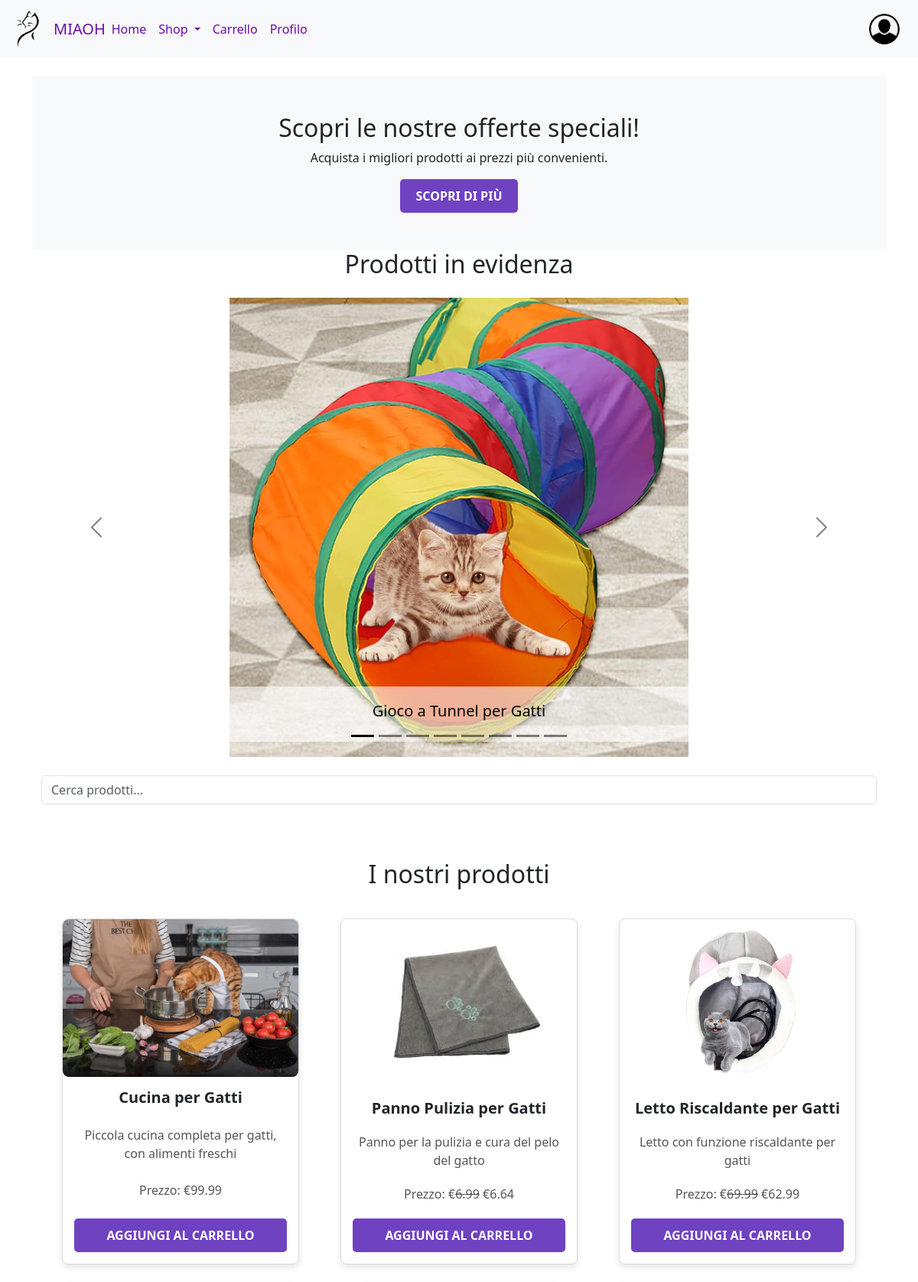
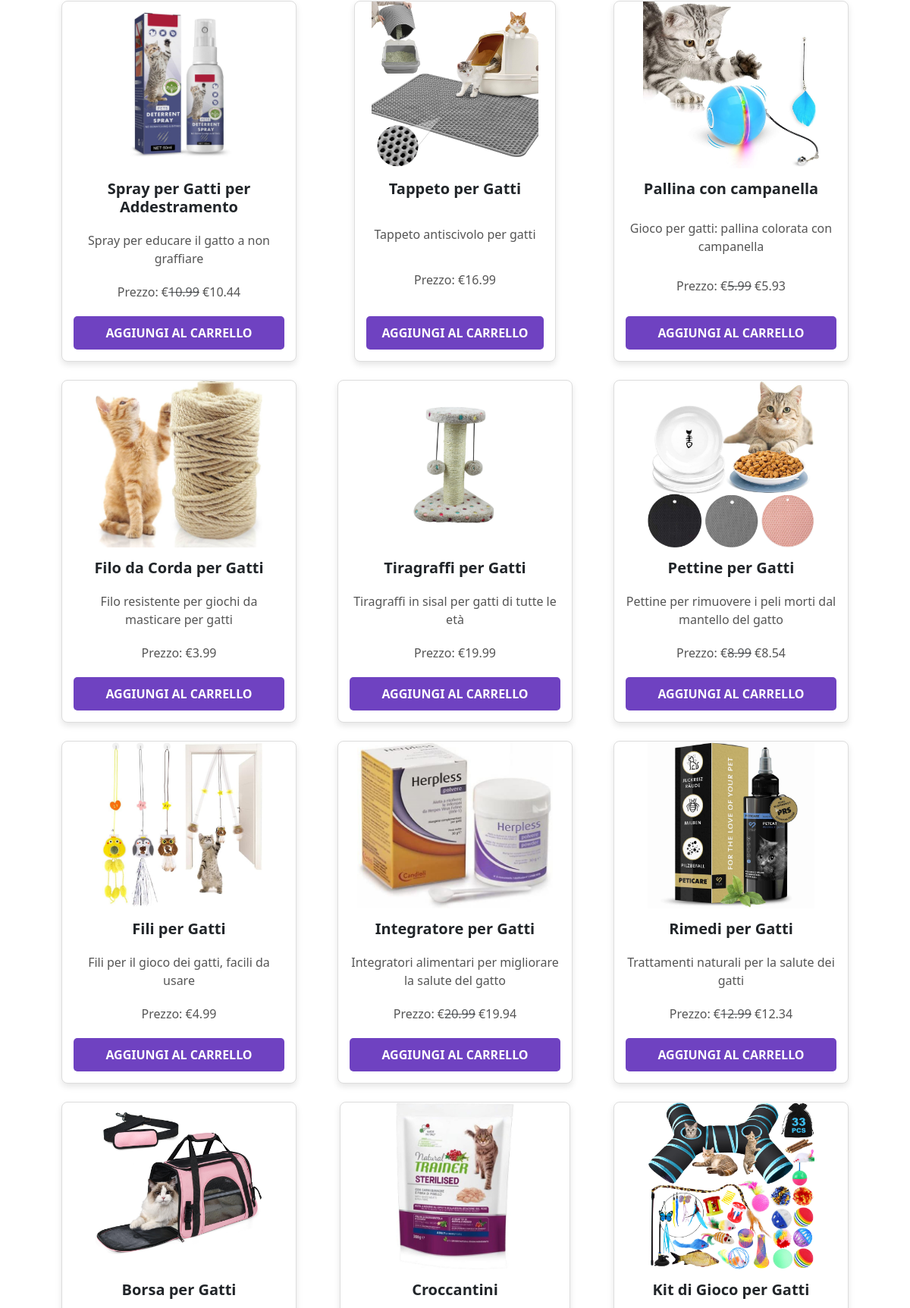
The page / (upper part) on the database its author committed (2 pictures, top to bottom).
### tables this page shows
CREATE TABLE `prodotto` (
  `id` int(11) NOT NULL,
  `nome` varchar(255) NOT NULL,
  `descrizione` text NOT NULL,
  `quantita` int(11) NOT NULL,
  `prezzo` decimal(10,2) NOT NULL,
  `sconto` decimal(5,2) NOT NULL,
  `fine_sconto` date NOT NULL,
  `img1` varchar(255) NOT NULL,
  `img2` varchar(255) DEFAULT NULL,
  `tipoProdotto_id` int(11) NOT NULL
);

### public/index.php (called while the page is built, shortened)
<?php
if (isset($_GET['action'])){
    $action = $_GET['action'];
} else {
    $action = 'home';
}
switch ($action) {
    case 'home':
    default:
        include('../src/controllers/homeController.php');
        break;
}
require("../src/views/template/base.php");

### src/models/products/ProductsManager.php (called while the page is built, shortened)
<?php
class ProductsManager
{
    private static $PRODUCT_TABLE = "prodotto";
    public static function getTrendingProducts($count){
        $stmt = Connection::$db->prepare("
            SELECT p.id, COUNT(i.id_prodotto) AS numero_interazioni
            FROM " . self::$PRODUCT_TABLE . " p
            JOIN interazione i ON p.id = i.id_prodotto
            WHERE i.timestamp >= NOW() - INTERVAL 10 DAY
            GROUP BY p.id
            ORDER BY numero_interazioni DESC
            LIMIT ?
        ");
        $stmt->bind_param("i", $count);
        $stmt->execute();
        $result = $stmt->get_result();
        $productIds = [];
        $interactionCounts = [];
        while ($row = $result->fetch_assoc()) {
            $productIds[] = $row['id'];
            $interactionCounts[$row['id']] = $row['numero_interazioni'];
        }
        if (!empty($productIds)) {
            $placeholders = implode(',', array_fill(0, count($productIds), '?'));
            $stmt = Connection::$db->prepare("
                SELECT * FROM " . self::$PRODUCT_TABLE . "
                WHERE id IN ($placeholders)
            ");
            $stmt->bind_param(str_repeat('i', count($productIds)), ...$productIds);
            $stmt->execute();
            $result = $stmt->get_result();
            $products = [];
            while ($row = $result->fetch_assoc()) {
                $products[] = new Product(
                    $row['id'],
                    $row['nome'],
                    $row['descrizione'],
                    $row['quantita'],
                    $row['prezzo'],
                    $row['sconto'],
                    $row['fine_sconto'],
                    $row['img1'],
                    $row['img2'],
                    $row['tipoProdotto_id']
                );
            }
            usort($products, function($a, $b) use ($interactionCounts) {
                $aInteractions = $interactionCounts[$a->getId()];
                $bInteractions = $interactionCounts[$b->getId()];
                return $bInteractions - $aInteractions;
            });
            return $products;
        }
        return [];
    }
    public static function getRandomProducts($count){
        $stmt = Connection::$db->prepare("
                SELECT *
                FROM " . self::$PRODUCT_TABLE . "
                ORDER BY RAND()
                LIMIT ?;
            ");
        $stmt->bind_param("i", $count);
        $stmt->execute();
        $result = $stmt->get_result();
        $products = [];
        while ($row = $result->fetch_assoc()) {
            $products[] = new Product($row['id'], $row['nome'], $row['descrizione'], $row['quantita'], $row['prezzo'], $row['sconto'], $row['fine_sconto'], $row['img1'], $row['img2'], $row['tipoProdotto_id']);
        }
        return $products;
    }
}

### src/controllers/homeController.php (called while the page is built, shortened)
<?php
include('../src/models/products/Product.php');
require_once('../src/models/products/ProductsManager.php');
if (isset($_GET['subAction'])){
    $subAction = $_GET['subAction'];
} else {
    $subAction = 'home';
}
switch ($subAction) {
    case 'home':
    default:
        $trending_products = ProductsManager::getTrendingProducts(8);
        $products = ProductsManager::getRandomProducts(20);
        break;
}
?>

### src/models/products/Product.php (called while the page is built, shortened)
<?php
class Product
{
    private int $id;
    private string $nome;
    private string $descrizione;
    private float $prezzo;
    private float $sconto;
    private string $fineSconto;
    private string $img1;
    public function __construct(
        int $id,
        string $nome,
        string $descrizione,
        int $quantita,
        float $prezzo,
        float $sconto,
        string $fineSconto,
        string $img1,
        ?string $img2,
        int $tipoProdottoId
    ) {
        $this->id = $id;
        $this->nome = $nome;
        $this->descrizione = $descrizione;
        $this->prezzo = $prezzo;
        $this->sconto = $sconto;
        $this->fineSconto = $fineSconto;
        $this->img1 = $img1;
    }
    public function getId(): int
    {
        return $this->id;
    }
    public function getNome(): string
    {
        return $this->nome;
    }
    public function getDescrizione(): string
    {
        return $this->descrizione;
    }
    public function getPrezzo(): float
    {
        return $this->prezzo;
    }
    public function getSconto(): float
    {
        return $this->sconto;
    }
    public function getFineSconto(): string
    {
        return $this->fineSconto;
    }
    public function getImg1(): string
    {
        return $this->img1;
    }
}

### src/views/home/home.php (the view, shortened to what this page needs)
<link rel="stylesheet" href="public/style/home.css">
<section class="hero text-center py-5 bg-light">
    <div class="container">
        <h2>Scopri le nostre offerte speciali!</h2>
        <p>Acquista i migliori prodotti ai prezzi più convenienti.</p>
        <a href="#" class="btn btn-primary">Scopri di più</a>
    </div>
</section>
<?php if(count($trending_products) > 0){ ?>
<h2 class="text-center mb-4">Prodotti in evidenza</h2>
<div id="carouselExampleCaptions" class="carousel slide" data-bs-ride="carousel" data-bs-theme="dark" >
    <div class="carousel-indicators">
        <button type="button" data-bs-target="#carouselExampleCaptions" data-bs-slide-to="0" class="active" aria-current="true" aria-label="Slide 1"></button>
        <?php for($i=1; $i<count($trending_products); $i++){ ?>
            <button type="button" data-bs-target="#carouselExampleCaptions" data-bs-slide-to="<?php echo $i ?>" aria-label="Slide <?php echo $i+1 ?>"></button>
        <?php } ?>
    </div>
    <div class="carousel-inner">
        <div class="carousel-item active ask-detail-btn"  data-id="<?php echo $trending_products[0]->getId()?>">
            <img src="<?php echo IMAGE_PATH . 'productimages/' . $trending_products[0]->getId() . '.' . $trending_products[0]->getImg1()?>" class="d-block w-100" alt="<?php echo $trending_products[0]->getNome()?>">
            <div class="carousel-caption transparent-white d-md-block">
                <h5><?php echo $trending_products[0]->getNome()?></h5>
            </div>
        </div>
    </div>
    <button class="carousel-control-prev" type="button" data-bs-target="#carouselExampleCaptions" data-bs-slide="prev">
        <span class="carousel-control-prev-icon" aria-hidden="true"></span>
    </button>
    <button class="carousel-control-next" type="button" data-bs-target="#carouselExampleCaptions" data-bs-slide="next">
        <span class="carousel-control-next-icon" aria-hidden="true"></span>
    </button>
</div>
<?php } ?>
<section class="search-bar py-4">
    <div class="container">
        <input
            type="text"
            id="search-input"
            class="form-control"
            placeholder="Cerca prodotti..."
            autocomplete="off">
    </div>
</section>
<section class="products py-5">
    <div class="container">
        <h2 class="text-center mb-4">I nostri prodotti</h2>
        <div class="row">
            <?php
            foreach ($products as $index => $product) {
                if ($index % 3 == 0 && $index > 0) {
                    echo '</div><div class="row">';
                }
                if(new DateTime($product->getFineSconto()) > new DateTime('today')){
                    $sconto = true;
                    $price = $product->getPrezzo()*(100-$product->getSconto())/100;
                }else{
                    $sconto = false;
                    $price = $product->getPrezzo();
                }
                $price = round($price,2);
            ?>
            <article class="col-12 col-sm-6 col-md-6 col-lg-4 mb-4">
                <div class="card h-100 ask-detail-btn" data-id="<?php echo htmlspecialchars($product->getId(), ENT_QUOTES, 'UTF-8')?>">
                    <img src="public/assets/images/productimages/<?php echo htmlspecialchars($product->getId(), ENT_QUOTES, 'UTF-8'); ?>.<?php echo htmlspecialchars($product->getImg1(), ENT_QUOTES, 'UTF-8'); ?>"
                             class="card-img-top product-image img-fluid"
                             alt="<?php echo htmlspecialchars($product->getNome(), ENT_QUOTES, 'UTF-8'); ?>"
                             style="cursor: pointer;">
                    <div class="card-body">
                        <h3 class="card-title text-dark"><?php echo htmlspecialchars($product->getNome(), ENT_QUOTES, 'UTF-8'); ?></h3>
                        <p class="card-text"><?php echo htmlspecialchars($product->getDescrizione(), ENT_QUOTES, 'UTF-8'); ?></p>
                        <p class="card-text">Prezzo:
                        <?php if($sconto): ?>
                            €<span class="text-decoration-line-through text-muted"><?php echo $product->getPrezzo()?></span>
                        <?php endif; ?>
                            €<span id="price-<?php echo $product->getId();?>"><?php echo $price?></span>
                        </p>
                        <a class="btn btn-primary interaction cart add-to-cart-btn" data-id="<?php echo htmlspecialchars($product->getId(), ENT_QUOTES, 'UTF-8'); ?>">
                            Aggiungi al carrello
                        </a>
                    </div>
                </div>
            </article>
            <?php
            }
            ?>
        </div>
    </div>
</section>

### public/style/template.css (style rules this page uses)
a, a:hover, a:focus { color: #6a0dad; }
.btn-primary { background-color: #6a0dad; border-color: #6a0dad; }
.card, .modal-content, .alert, .dropdown-menu { border-color: #6a0dad; }

### public/style/common.css (style rules this page uses)
.product-image { width: 100%; height: auto; max-height: 300px; object-fit: contain; border-radius: 8px; }

### public/style/home.css (style rules this page uses)
.transparent-white { background-color: rgba(255, 255, 255, 0.6); }
.row { margin-right: 0; margin-left: 0; display: flex; flex-wrap: wrap; justify-content: center; }
.card { display: flex; flex-direction: column; justify-content: space-between; border: 1px solid #ddd; border-radius: 8px; overflow: hidden; box-shadow: 0 4px 8px rgba(0, 0, 0, 0.1); transition: transform 0.3s, box-shadow 0.3s; height: 100%; max-width: 320px; margin: 15px; }
.card-img-top { width: 100%; height: 220px; object-fit: contain; display: block; margin: 0 auto; position: relative; background-color: transparent; }
.card-body { text-align: center; padding: 15px; display: flex; flex-direction: column; justify-content: space-between; height: 100%; }
.card-title { font-size: 1.25rem; font-weight: bold; margin-bottom: 10px; color: #333; }
.card-text { font-size: 1rem; color: #555; margin-bottom: 20px; }
.btn-primary { background-color: #6f42c1; border: none; color: #fff; padding: 10px 20px; border-radius: 5px; font-size: 1rem; font-weight: bold; text-transform: uppercase; transition: background-color 0.3s ease-in-out; }
.col-12, .col-sm-6, .col-md-6, .col-lg-4 { display: flex; justify-content: center; margin-bottom: 20px; }
.card h3, .card p { margin-bottom: 10px; }
.carousel-item { height: 500px; }
.carousel-item img { object-fit: contain; width: 100%; height: 100%; }
@media (min-width: 1200px) { .carousel-item { height: 600px; } }
@media (min-width: 1200px) { .carousel-item img { width: 110%; } }

### rows shown on the page
prodotto: nome "Gioco a Tunnel per Gatti"
prodotto: shows a picture, nome "Cucina per Gatti", descrizione "Piccola cucina completa per gatti, con alimenti freschi", prezzo "99.99"
prodotto: img1 (picture), nome "Panno Pulizia per Gatti", descrizione "Panno per la pulizia e cura del pelo del gatto", prezzo "6.99", price "6.64"
prodotto: shows a picture, nome "Letto Riscaldante per Gatti", descrizione "Letto con funzione riscaldante per gatti", prezzo "69.99", price "62.99"
prodotto: shows a picture, nome "Spray per Gatti per Addestramento", descrizione "Spray per educare il gatto a non graffiare", prezzo "10.99", price "10.44"
prodotto: shows a picture, nome "Tappeto per Gatti", descrizione "Tappeto antiscivolo per gatti", prezzo "16.99"
prodotto: shows a picture, nome "Pallina con campanella", descrizione "Gioco per gatti: pallina colorata con campanella", prezzo "5.99", price "5.93"
prodotto: shows a picture, nome "Filo da Corda per Gatti", descrizione "Filo resistente per giochi da masticare per gatti", prezzo "3.99"
prodotto: shows a picture, nome "Tiragraffi per Gatti", descrizione "Tiragraffi in sisal per gatti di tutte le età", prezzo "19.99"
prodotto: shows a picture, nome "Pettine per Gatti", descrizione "Pettine per rimuovere i peli morti dal mantello del gatto", prezzo "8.99", price "8.54"
prodotto: shows a picture, nome "Fili per Gatti", descrizione "Fili per il gioco dei gatti, facili da usare", prezzo "4.99"
prodotto: shows a picture, nome "Integratore per Gatti", descrizione "Integratori alimentari per migliorare la salute del gatto", prezzo "20.99", price "19.94"
prodotto: img1 (picture), nome "Rimedi per Gatti", descrizione "Trattamenti naturali per la salute dei gatti", prezzo "12.99", price "12.34"
prodotto: shows a picture, nome "Borsa per Gatti"
prodotto: shows a picture, nome "Croccantini"
prodotto: shows a picture, nome "Kit di Gioco per Gatti"
